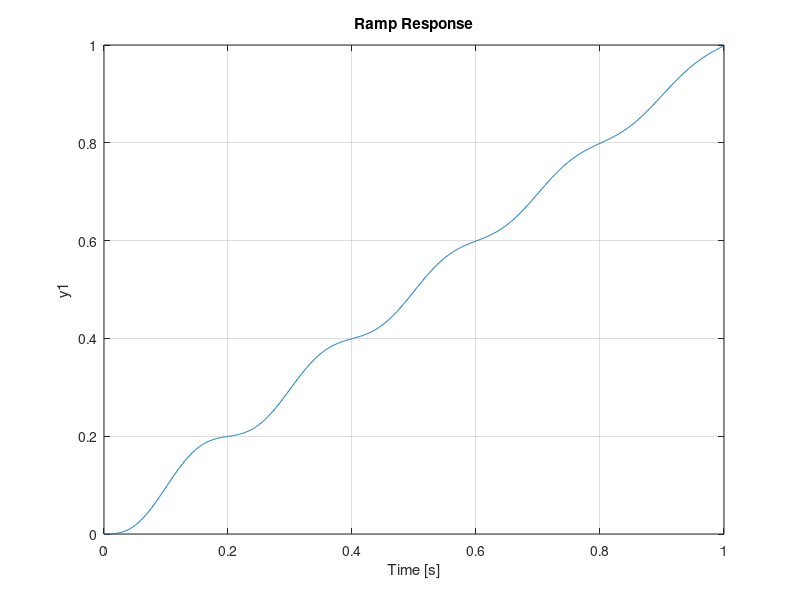

Write MATLAB code to recreate this figure.
%{
This program studies time response of 2nd order systems
%}

clc
clear
close all

format compact


%% Given data
fn = 5; % time response for the 1D system
wn = 2*pi()*fn
z = 0.035

%% time range setup
T_max = 10;         % run the test to 10 seconds
dt = T_max*1e-4;    % find the delta-t value 
t = 0:dt:T_max;     % build the time vector

%% Define system
B = [wn^2];
A = [1 2*z*wn wn^2];
G = tf(B,A); 

%% create the figure enviorment
figure(1)
xlim([0 1])

%% step response 
subplot(3,1,1)
hold on
step(G,t)
ylim([0 2])

%% Impulse response
subplot(3,1,2)
impulse(G,t)
ylim([-35 35])

%% Ramp response
F_ramp = tf([1],[1 0 0])
subplot(3,1,3)
impulse(G*F_ramp,t)
xlim([0 1])
ylim([0 1])
title('Ramp Response') % need to set manually. 
















